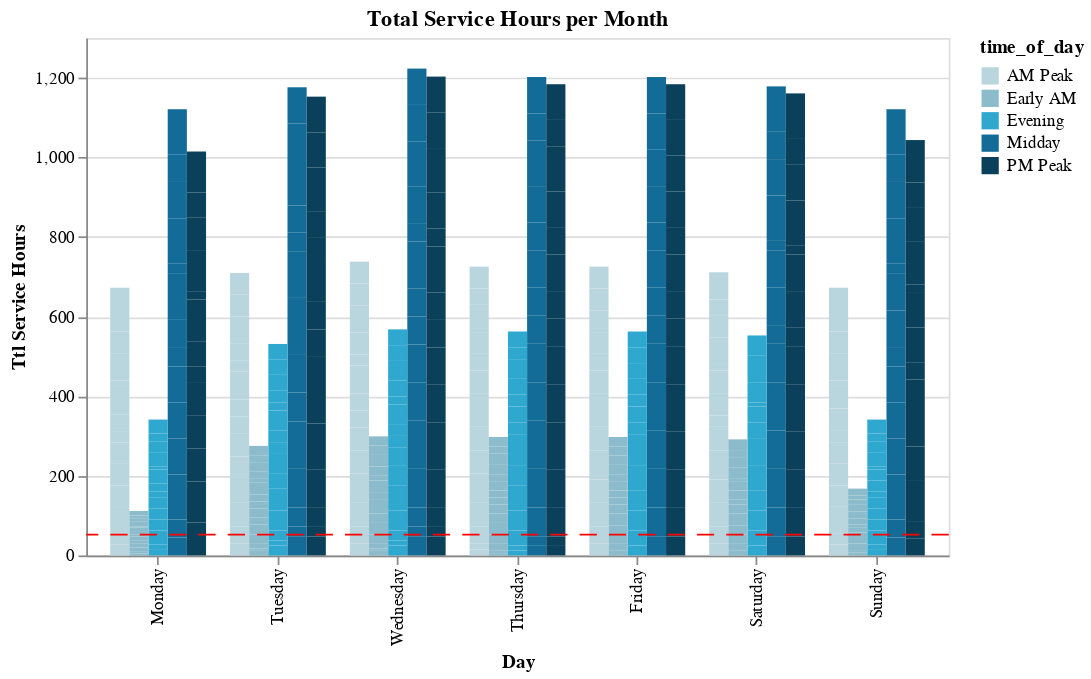

The notebook cell this image was saved under:
### Code cell
_report_utils.single_bar_chart_dropdown(
    monthly_scheduled_service_df_agg,
    "day_type",
    "ttl_service_hours",
    "time_of_day",
    "Total Service Hours per Month",
    "full_date",
)

### Figure 1 — Vega-Lite specification as saved in the notebook (floating-point values rounded to 4 significant figures; data arrays with more than 128 entries replaced by an {"elided": "..."} marker saying what was removed)
{"config": {"view": {"continuousWidth": 300, "continuousHeight": 300}}, "layer": [{"mark": {"type": "bar"}, "encoding": {"color": {"field": "time_of_day", "scale": {"range": ["#B9D6DF", "#8CBCCB", "#2EA8CE", "#136C97", "#0B405B"]}, "type": "nominal"}, "tooltip": [{"field": "name", "type": "nominal"}, {"field": "full_date", "type": "nominal"}, {"field": "time_of_day", "type": "nominal"}, {"field": "day_type", "type": "nominal"}, {"field": "ttl_service_hours", "type": "quantitative"}], "x": {"field": "day_type", "scale": {"domain": ["Monday", "Tuesday", "Wednesday", "Thursday", "Friday", "Saturday", "Sunday"]}, "title": "Day", "type": "nominal"}, "xOffset": {"field": "time_of_day", "type": "nominal"}, "y": {"field": "ttl_service_hours", "title": "Ttl Service Hours", "type": "quantitative"}}, "name": "view_1"}, {"mark": {"type": "rule", "color": "red", "strokeDash": [10, 7]}, "encoding": {"y": {"aggregate": "mean", "field": "ttl_service_hours", "type": "quantitative"}}}], "data": {"name": "data-497ff6161167146edd96bd89a087ffac"}, "height": 300, "params": [{"name": "Full Date", "select": {"type": "point", "fields": ["full_date"]}, "bind": {"input": "select", "options": ["2023-01", "2023-02", "2023-03", "2023-04", "2023-05", "2023-06", "2023-07", "2023-08", "2023-09", "2023-10", "2023-11", "2023-12", "2024-01", "2024-02", "2024-03"], "name": "Full Date"}, "views": ["view_1"]}], "title": "Total Service Hours per Month", "transform": [{"filter": {"param": "Full Date"}}], "width": 500, "$schema": "https://vega.github.io/schema/vega-lite/v5.14.1.json", "datasets": {"data-497ff6161167146edd96bd89a087ffac": {"elided": "505 records"}}}
